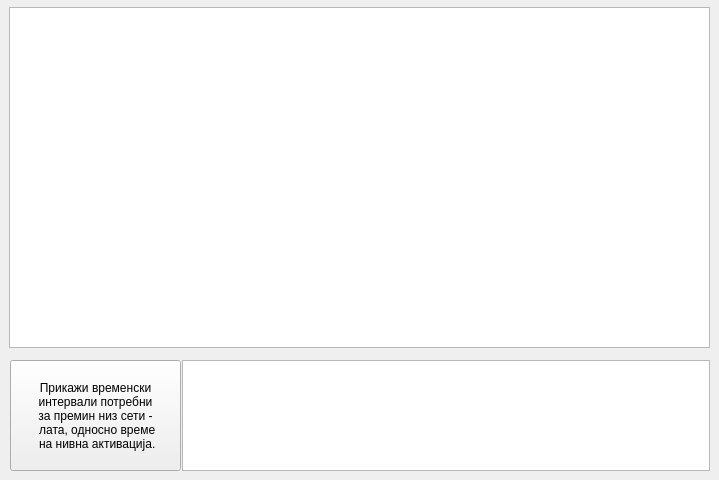
     <widget class="QWidget" name="tab_juntos">
      <attribute name="title">
       <string>Целосен Приказ</string>
      </attribute>
      <widget class="PlotWidget" name="pW_all">
       <property name="geometry">
        <rect>
         <x>9</x>
         <y>7</y>
         <width>701</width>
         <height>341</height>
        </rect>
       </property>
       <property name="toolTip">
        <string>&lt;html&gt;&lt;head/&gt;&lt;body&gt;&lt;p&gt;Gráfico de amostragem dos seis canais em que a ordenada (restrita ao intervalo de 0 a 1023) é porporcional à voltagem medida nas respectivas portas óticas e a abscissa corresponde ao tempo em segundos.&lt;/p&gt;&lt;/body&gt;&lt;/html&gt;</string>
       </property>
      </widget>
      <widget class="QTableWidget" name="tW_timetable">
       <property name="geometry">
        <rect>
         <x>182</x>
         <y>360</y>
         <width>528</width>
         <height>111</height>
        </rect>
       </property>
       <property name="font">
        <font>
         <pointsize>9</pointsize>
         <weight>75</weight>
         <bold>true</bold>
        </font>
       </property>
       <property name="toolTip">
        <string>&lt;html&gt;&lt;head/&gt;&lt;body&gt;&lt;p&gt;&lt;span style=&quot; font-weight:400;&quot;&gt;Tabela de tempos (em segundos) de disparo dos canais selecionados. Tempos positivos referem-se à subida e negativos à descida.&lt;/span&gt;&lt;/p&gt;&lt;/body&gt;&lt;/html&gt;</string>
       </property>
       <attribute name="horizontalHeaderDefaultSectionSize">
        <number>85</number>
       </attribute>
       <attribute name="verticalHeaderDefaultSectionSize">
        <number>20</number>
       </attribute>
      </widget>
      <widget class="QPushButton" name="pB_timetable">
       <property name="geometry">
        <rect>
         <x>10</x>
         <y>360</y>
         <width>171</width>
         <height>111</height>
        </rect>
       </property>
       <property name="toolTip">
        <string>&lt;html&gt;&lt;head/&gt;&lt;body&gt;&lt;p&gt;Gera tabela de tempos de disparo na subida e/ou descida conforme os níveis de referência de cada canal&lt;/p&gt;&lt;/body&gt;&lt;/html&gt;</string>
       </property>
       <property name="text">
        <string>Прикажи временски
интервали потребни
за премин низ сети -
 лата, односно време
 на нивна активација.</string>
       </property>
      </widget>
     </widget>
